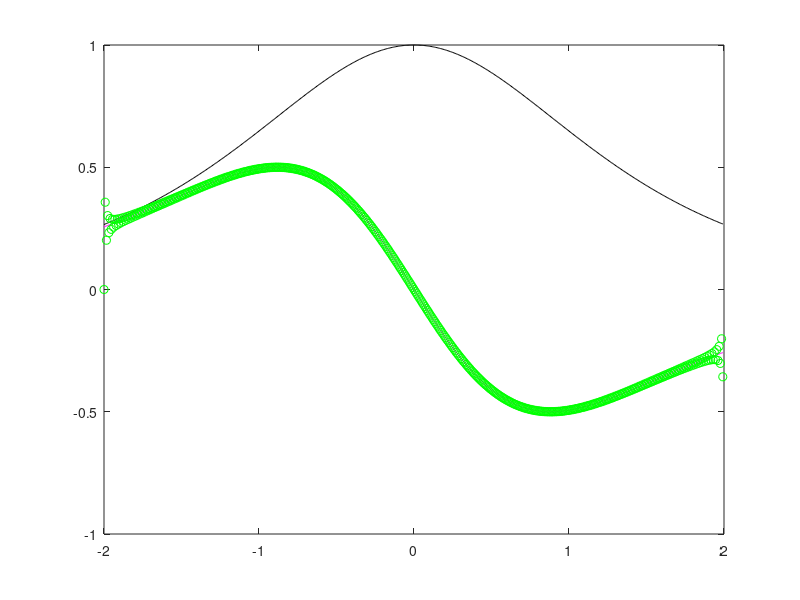

Reproduce this figure in MATLAB.
clear all; close all; clc
%FFT Lecture 5.13.1
L=4;

n=512;
% domain
x2=linspace(-L/2,L/2,n+1); %n+1 because you need to have the last point same as first point
x=x2(1:n);

%u=exp(-x.^2);

%FFT of u
%ut=fft(u);
%plot(abs(ut)) %This shit is fucked. Needs a shift
%utt=fftshift(ut)

%plot(ut) % trying to solve by butterfly algorithm and it fucks it all up should look like a gaussian
%plot(abs(utt))

%%%%%%%%%%%15.2 TAKING DERIVS WITH FT
%L=4 fucks with the periodic BC, causes oscillations near discont

u=sech(x); % Hyperbolic sec
ud=-sech(x).*tanh(x);% How close can we come to these. u and ud

k=(2*pi/L)*[0:(n/2-1) (-n/2):-1]; %need to shift k are wave values

%need to rescale to L thats 2pi/L, the shift is accounted for by going from
%0 to n/2-1 then going from the other way
ut=fft(u);
u1dt= 1i*(k.*ut);
u1d=ifft(u1dt);


plot(x,u,'k', x, ud, 'm', x, u1d, 'go') 

